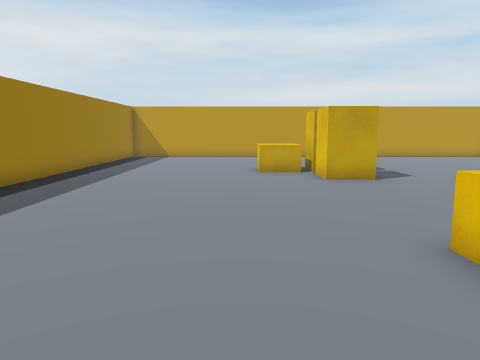
[1] (above)

15 first-person views from a walk through a scene from a Unity 3-D project. The camera is 1.5 m above the floor, tilts 8° down and sees 70° across. The floor is counted in squares, 1 m on a side. Each view is taken from the middle of a square. On the plan, view 1 faces up. The plan holds only what a view shows up to about 16 squares ahead; the rest is blank. The place goes on beyond the plan.

[2]
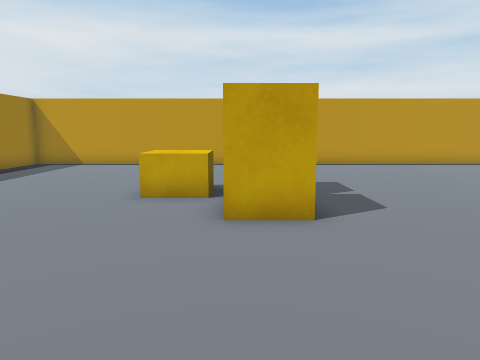

[3]
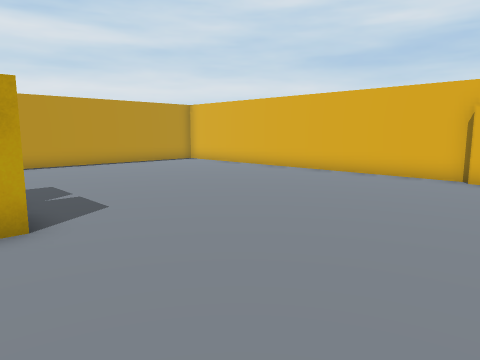

[4]
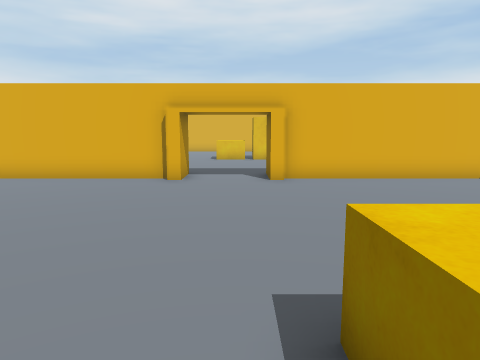

[5]
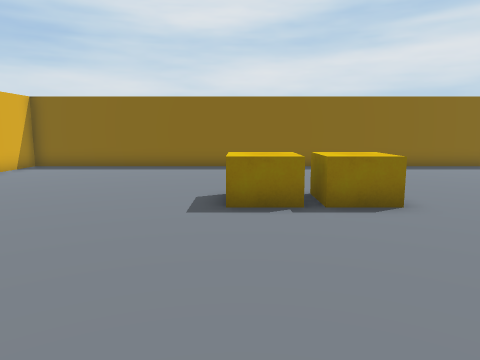

[6]
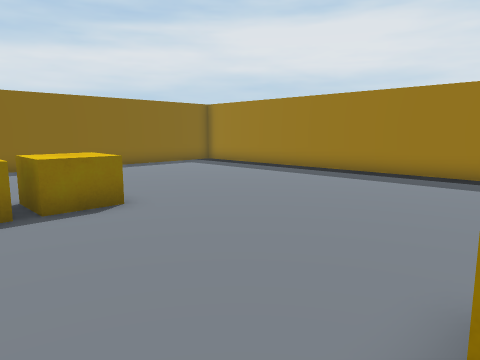

[7]
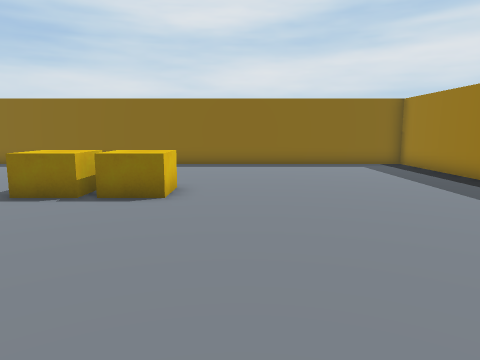

[8]
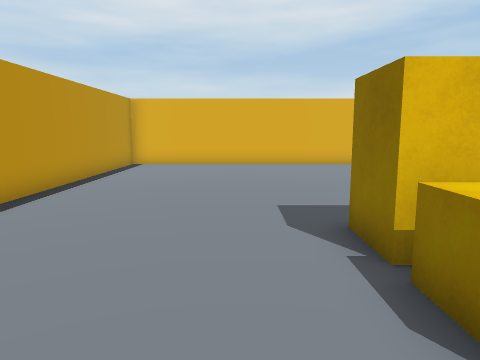

[9]
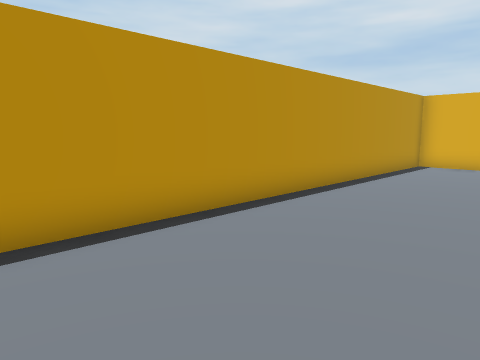

[10]
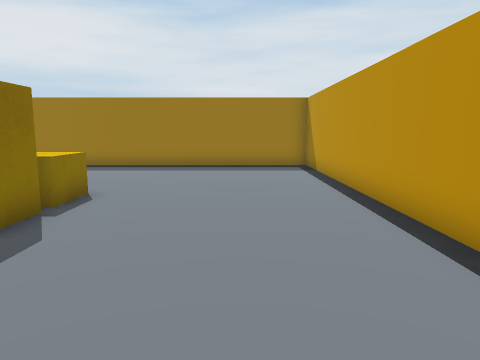

[11]
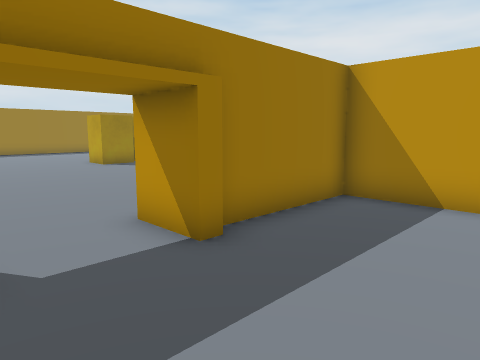

[12]
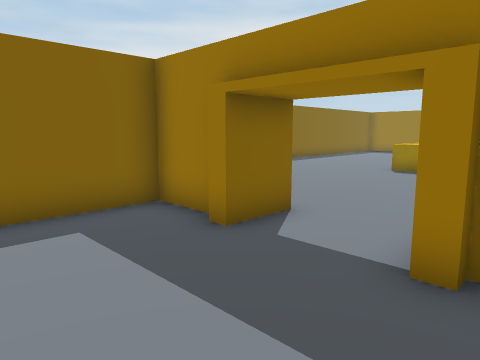

[13]
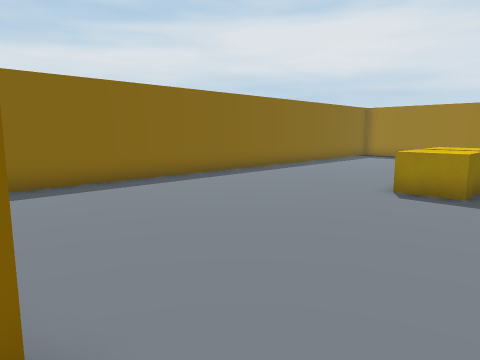

[14]
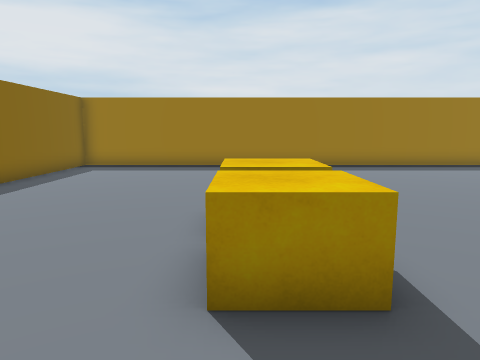

[15]
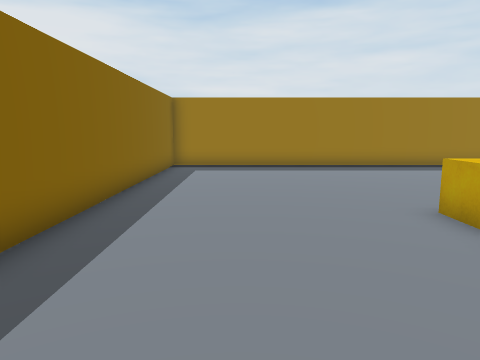

### Floor plan
Points are (right, up) in squares from view 1. A wall is a line through its corners. A room is listed if a view was taken in it or the views show most of it. See-through windows are left out.
Room 1 (views 1, 2, 3, 4, 5, 6, 7, 8, 9, 10, 14, 15)
walls: (14.6, 6.9) (14.6, 7.4); (15, 7.2) (15, 21) (-6.5, 21) (-6.5, -4) (15, -4) (15, 3.6); (14.6, 3.5) (14.6, 4.1)
ways out: opening at (15.5, 5.5) to room 2
objects: block (1, 13) to (2, 14); block (3, 3) to (4, 4); block (3, 11) to (4, 12); block (3, 13) to (4, 14); block (5, 3) to (6, 4)
Room 2 (views 11, 12, 13)
walls: (16.4, 7.3) (16.4, 6.9) (14.6, 6.9); (16, 3.2) (16, 1.5) (19, 1.5); (14.6, 4.1) (16.4, 4.1) (16.4, 3.5); (18.7, 11.5) (16, 11.5) (16, 7.3)
ways out: opening at (15.5, 5.5) to room 1

Where each view was taken, in squares from view 1:
view 1: 0 up, 0 right, facing up
view 2: 5 up, 3 right, facing up
view 3: 5 up, 3 right, facing up-right
view 4: 5 up, 4 right, facing right
view 5: 11 up, 6 right, facing down
view 6: 11 up, 6 right, facing down-left
view 7: 12 up, 1 right, facing down
view 8: 16 up, 1 left, facing right
view 9: 16 up, 1 left, facing up-right
view 10: 18 up, 9 right, facing left
view 11: 4 up, 20 right, facing up-left
view 12: 8 up, 20 right, facing down-left
view 13: 6 up, 15 right, facing down-left
view 14: 3 up, 9 right, facing left
view 15: 1 down, 9 right, facing left
